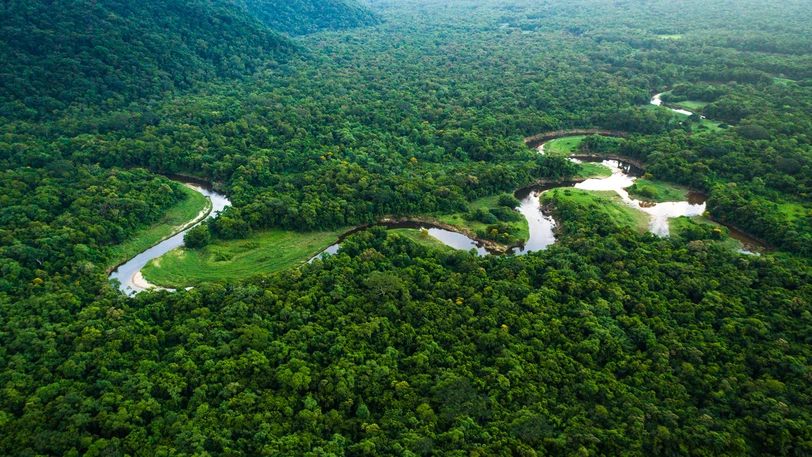
#> input picture data/1.jpeg, 812 x 457 px
$ jupyter execute 'reading videos from camera.ipynb'
#> lines starting #> are read from the running program, lines starting #| are printed output that depends on the picture
[cell 1]
import cv2
import pandas as pd
import numpy as np

[cell 2]
img = cv2.imread('data/1.jpeg',0)
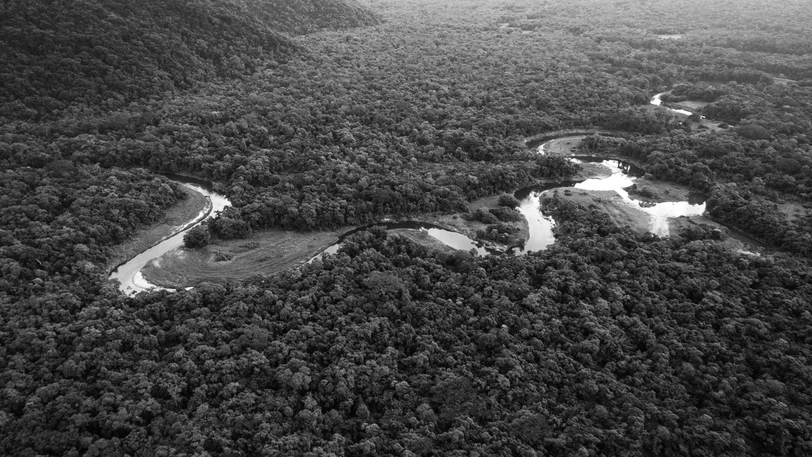
#> img: shape (457, 812); min 1, max 255, mean 71.7
print(img)
#> (printed output is left out)

[cell 3]
cv2.imshow('data image', img)
key = cv2.waitKey(0) & 0xFF
#> (key q is pressed here)

#esc to remove and s press to save the picture

if key==27:
    cv2.destroyAllWindows()
elif key == ord('s'):
    cv2.imwrite('copy.jpeg', img)
    cv2.destroyAllWindows()

[cell 4]
# video capture

cap = cv2.VideoCapture(0)

[cell 5]
while True:
    ret,frame = cap.read()
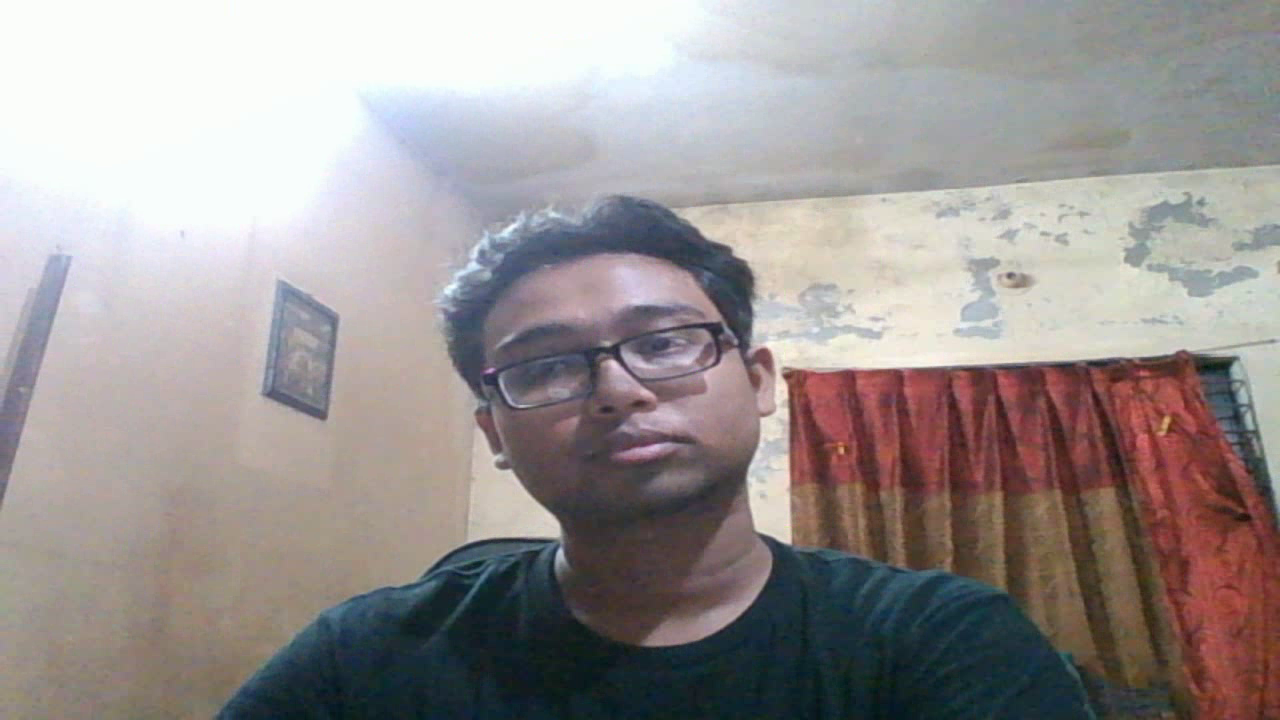
#> input picture frame 8 of Codes -- Python/output.avi, 1280 x 720 px, given in place of the camera
#> frame is the input picture: shape (720, 1280, 3); mean B, G, R 146.4, 147.4, 154

    cv2.imshow('frame',frame)

    if cv2.waitKey(1) & 0xFF == ord('q'):
#> (key q is pressed here)
        break

cap.release()
cv2.destroyAllWindows()

[cell 6]
#for grayscaling
cap = cv2.VideoCapture(0)


while cap.isOpened():
    ret,frame = cap.read()

    #for getting the frame size
    #print(cap.get(cv2.CAP_PROP_FRAME_WIDTH))
    #print(cap.get(cv2.CAP_PROP_FRAME_HEIGHT))

    gray = cv2.cvtColor(frame,cv2.COLOR_BGR2GRAY)
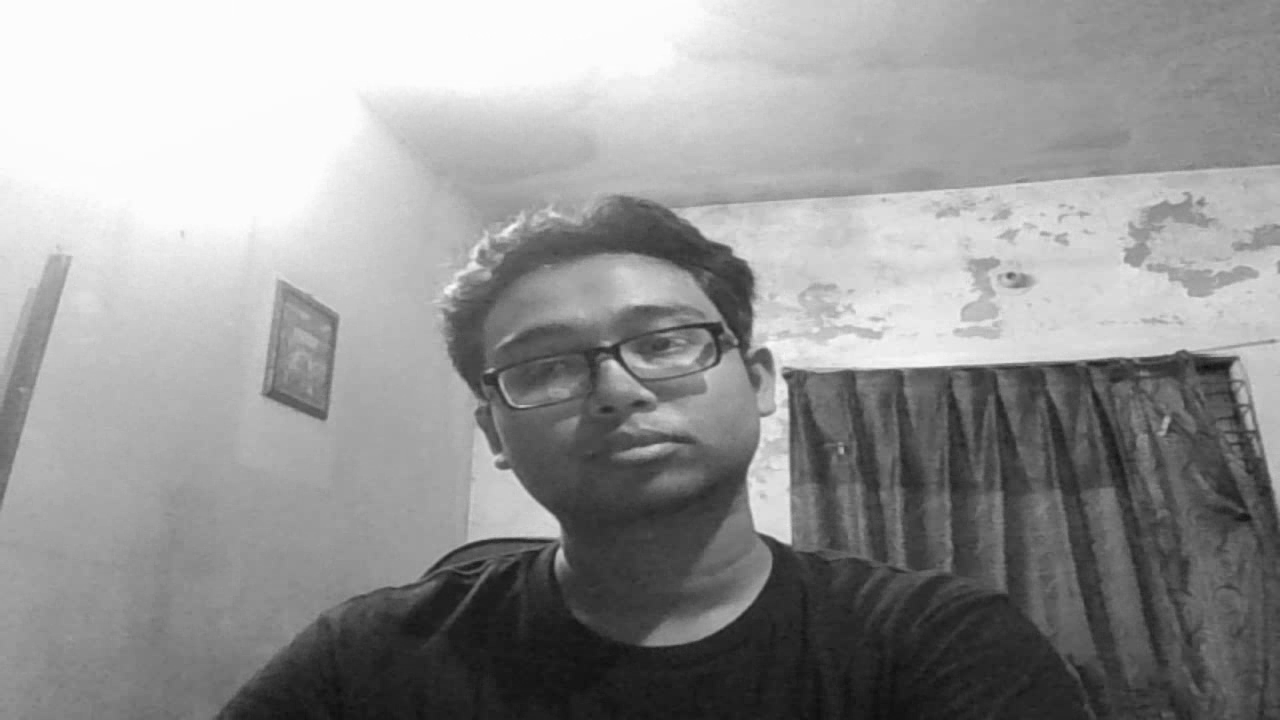
#> gray: shape (720, 1280); min 14, max 254, mean 149.2

    cv2.imshow('frame',gray)

    if cv2.waitKey(1) & 0xFF == ord('q'):
#> (key q is pressed here)
        break

cap.release()
cv2.destroyAllWindows()

[cell 7]
#for saving
cap = cv2.VideoCapture(0)

#for saving
fourcc = cv2.VideoWriter_fourcc(*'XVID')
out = cv2.VideoWriter('output.avi', fourcc, 20.0, (640,480))

while cap.isOpened():
    ret,frame = cap.read()

    if ret == True:
        cv2.imshow('frame',frame)
        out.write(frame)
        if cv2.waitKey(1) & 0xFF == ord('q'):
#> (key q is pressed here)
